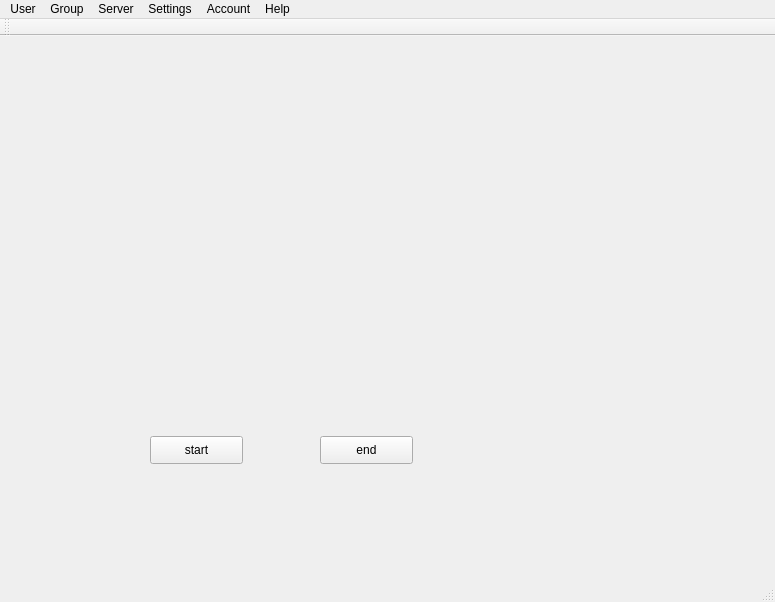
<?xml version="1.0" encoding="UTF-8"?>
<ui version="4.0">
 <class>ChatServerClass</class>
 <widget class="QMainWindow" name="ChatServerClass">
  <property name="geometry">
   <rect>
    <x>0</x>
    <y>0</y>
    <width>775</width>
    <height>602</height>
   </rect>
  </property>
  <property name="windowTitle">
   <string>ChatServer</string>
  </property>
  <widget class="QWidget" name="centralWidget">
   <widget class="QPushButton" name="pushButton_Begin">
    <property name="geometry">
     <rect>
      <x>150</x>
      <y>400</y>
      <width>93</width>
      <height>28</height>
     </rect>
    </property>
    <property name="text">
     <string>start</string>
    </property>
   </widget>
   <widget class="QPushButton" name="pushButton_Quit">
    <property name="geometry">
     <rect>
      <x>320</x>
      <y>400</y>
      <width>93</width>
      <height>28</height>
     </rect>
    </property>
    <property name="text">
     <string>end</string>
    </property>
   </widget>
   <widget class="QWidget" name="widget_Data" native="true">
    <property name="geometry">
     <rect>
      <x>70</x>
      <y>50</y>
      <width>461</width>
      <height>321</height>
     </rect>
    </property>
   </widget>
   <widget class="QWidget" name="widget_Manager" native="true">
    <property name="geometry">
     <rect>
      <x>560</x>
      <y>50</y>
      <width>181</width>
      <height>101</height>
     </rect>
    </property>
   </widget>
  </widget>
  <widget class="QMenuBar" name="menuBar">
   <property name="geometry">
    <rect>
     <x>0</x>
     <y>0</y>
     <width>775</width>
     <height>26</height>
    </rect>
   </property>
   <widget class="QMenu" name="menuUser">
    <property name="title">
     <string>User</string>
    </property>
    <addaction name="actionquery"/>
    <addaction name="actionadd"/>
    <addaction name="actiondelete"/>
    <addaction name="actionedit"/>
   </widget>
   <widget class="QMenu" name="menuServer">
    <property name="title">
     <string>Server</string>
    </property>
    <addaction name="actionquery_3"/>
   </widget>
   <widget class="QMenu" name="menuSettings">
    <property name="title">
     <string>Settings</string>
    </property>
   </widget>
   <widget class="QMenu" name="menuHelp">
    <property name="title">
     <string>Help</string>
    </property>
    <addaction name="actionhelp"/>
    <addaction name="actionabout"/>
   </widget>
   <widget class="QMenu" name="menuGroup">
    <property name="title">
     <string>Group</string>
    </property>
    <addaction name="actionadd_2"/>
    <addaction name="actiondelete_2"/>
    <addaction name="actionedit_2"/>
    <addaction name="actionquery_2"/>
   </widget>
   <widget class="QMenu" name="menuAccount">
    <property name="title">
     <string>Account</string>
    </property>
    <addaction name="actionlogin"/>
    <addaction name="actionlogout"/>
   </widget>
   <addaction name="menuUser"/>
   <addaction name="menuGroup"/>
   <addaction name="menuServer"/>
   <addaction name="menuSettings"/>
   <addaction name="menuAccount"/>
   <addaction name="menuHelp"/>
  </widget>
  <widget class="QToolBar" name="mainToolBar">
   <attribute name="toolBarArea">
    <enum>TopToolBarArea</enum>
   </attribute>
   <attribute name="toolBarBreak">
    <bool>false</bool>
   </attribute>
  </widget>
  <widget class="QStatusBar" name="statusBar"/>
  <action name="actionhelp">
   <property name="text">
    <string>help</string>
   </property>
  </action>
  <action name="actionabout">
   <property name="text">
    <string>about</string>
   </property>
  </action>
  <action name="actionquery">
   <property name="text">
    <string>query</string>
   </property>
  </action>
  <action name="actionadd">
   <property name="text">
    <string>add</string>
   </property>
  </action>
  <action name="actiondelete">
   <property name="text">
    <string>delete</string>
   </property>
  </action>
  <action name="actionedit">
   <property name="text">
    <string>edit</string>
   </property>
  </action>
  <action name="actionadd_2">
   <property name="text">
    <string>add</string>
   </property>
  </action>
  <action name="actiondelete_2">
   <property name="text">
    <string>delete</string>
   </property>
  </action>
  <action name="actionedit_2">
   <property name="text">
    <string>edit</string>
   </property>
  </action>
  <action name="actionquery_2">
   <property name="text">
    <string>query</string>
   </property>
  </action>
  <action name="actionnode">
   <property name="text">
    <string>node</string>
   </property>
  </action>
  <action name="actionquery_3">
   <property name="text">
    <string>query</string>
   </property>
  </action>
  <action name="actionlogin">
   <property name="text">
    <string>login</string>
   </property>
  </action>
  <action name="actionlogout">
   <property name="text">
    <string>logout</string>
   </property>
  </action>
  <action name="actionRegister">
   <property name="text">
    <string>Register</string>
   </property>
  </action>
 </widget>
 <layoutdefault spacing="6" margin="11"/>
 <resources>
  <include location="ChatServer.qrc"/>
 </resources>
 <connections/>
</ui>
